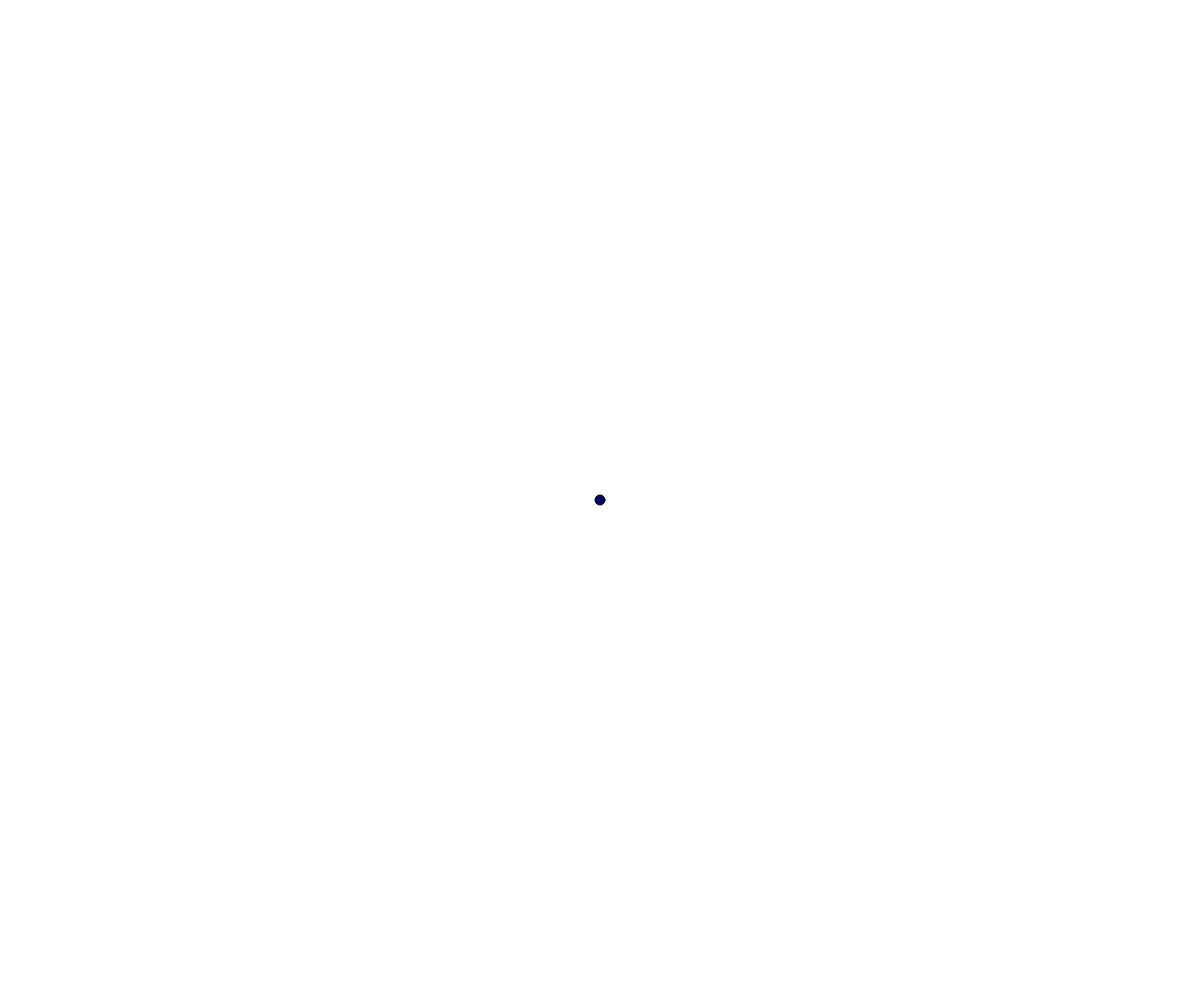
Frame 1 (no input)
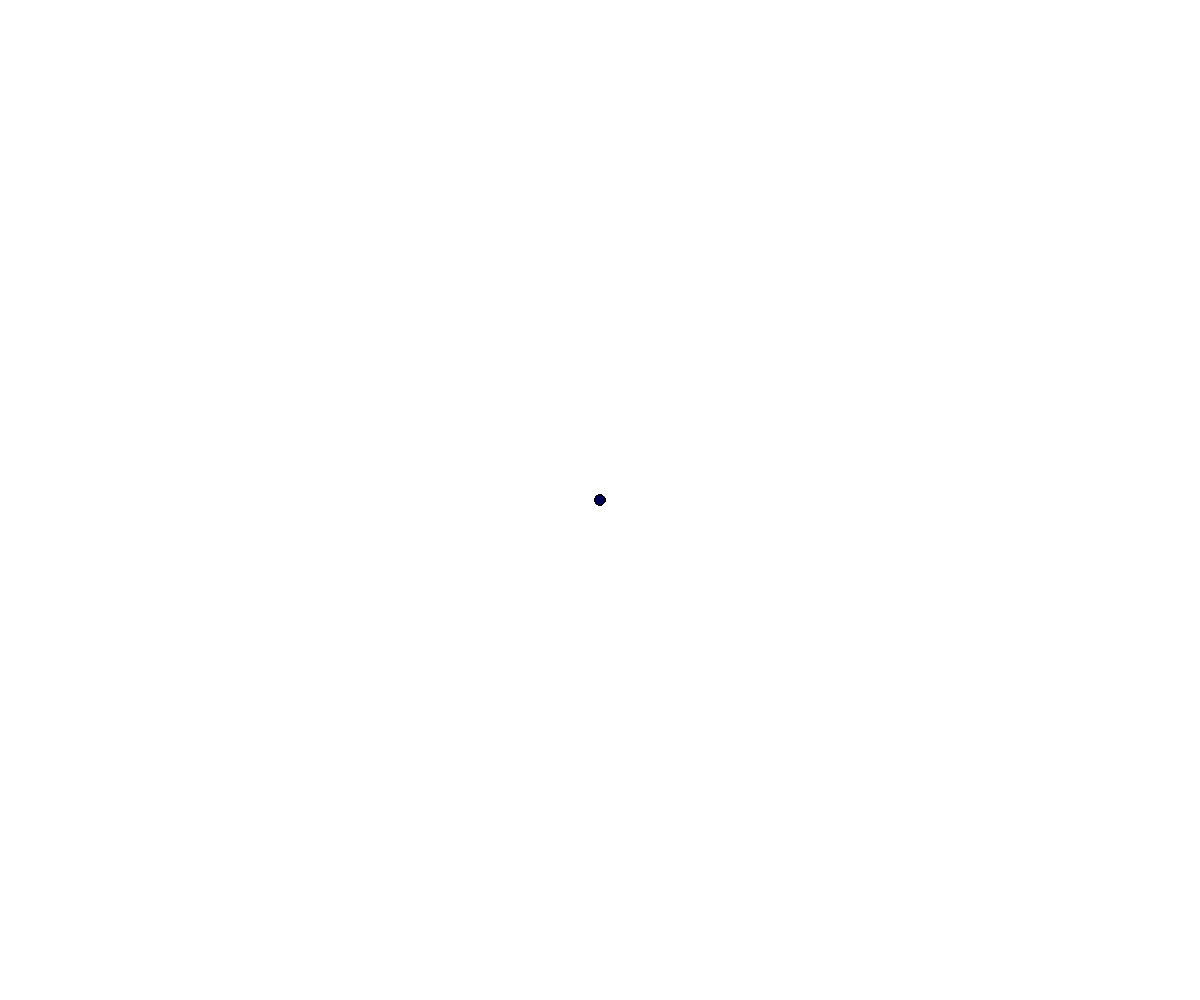
Frame 60 (no input)
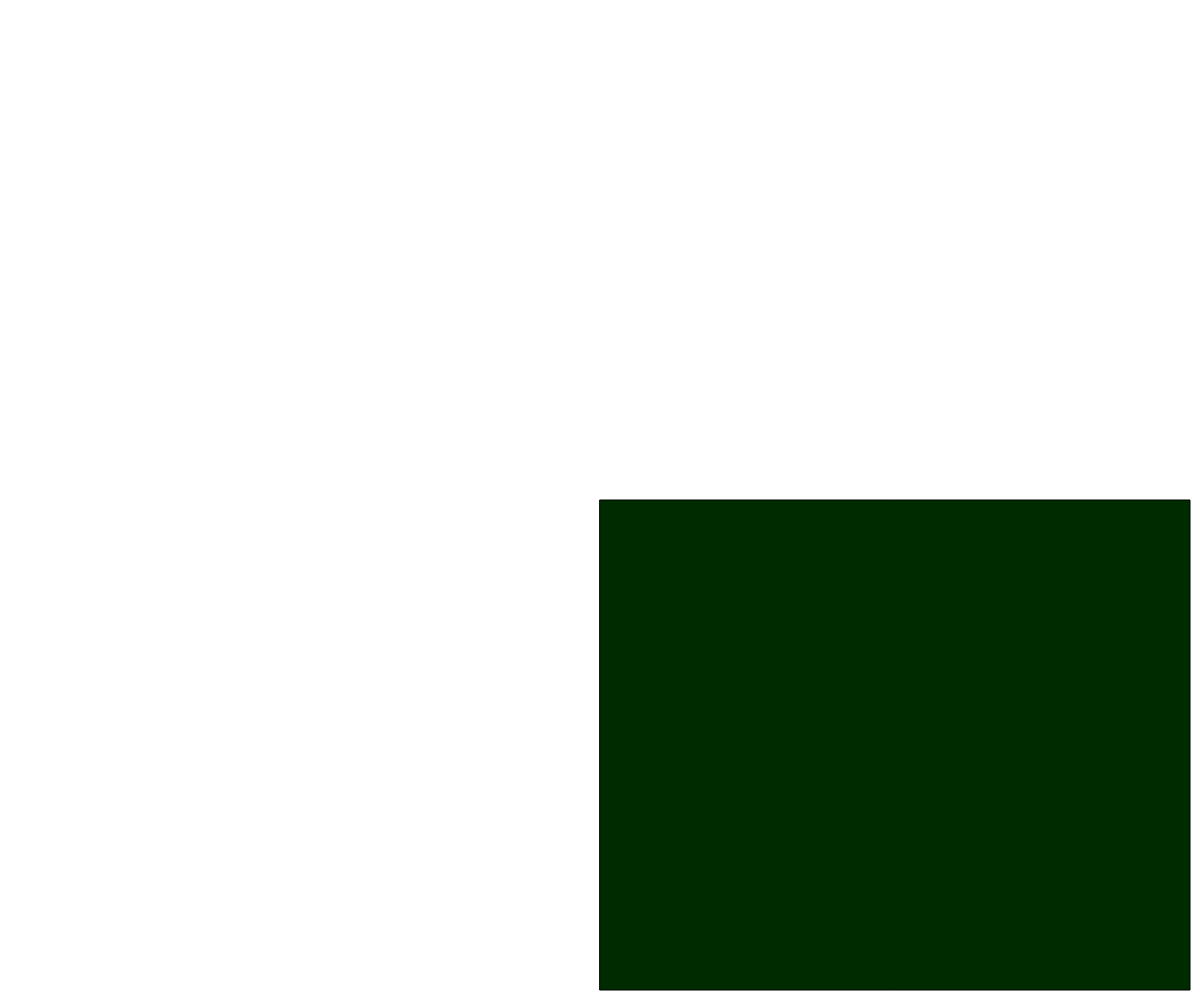
Frame 120 (the mouse pressed at the canvas centre since frame 60)

The p5.js sketch that drew these frames (run headless with seeded random() and noise() and a simulated clock; from frame 60 on, the mouse is pressed at the canvas centre):

// p5.js sketch
// ── sketch.js
var counter = 0;

function setup() {
    createCanvas(windowWidth, windowHeight);
}


function draw() {
    if (counter == 0) {
        fill(0, 0, random(150));
        ellipse(divide(width, 2), divide(height, 2), addition(mouseX, 10), addition(mouseY, 10));
    }
    if (counter == 1) {
        fill(0, random(215), 0);
        background(255);
        rect(mouseX, mouseY, subtraction(mouseX, 10), subtraction(mouseY, 10));
    }

    if (counter == 2) {
        background(70);
        for (var i = 0; i < multiply(mouseX, 2); i = i + 50) {
            for (var j = 0; j < multiply(mouseY, 2); j = j + 70) {
                fill(random(150), 0, 100);
                ellipse(i, j, 50, 50);
                i = i + 1;
                j = j + 1;
            }
        }
    }
    if (counter == 3) {
        background(0);
        stroke(0, 0, random(200));
        strokeWeight(10);
        line(maximum(random(0, width), mouseX), random(0, height), maximum(random(width), mouseX), random(0, height));
        stroke(0, random(200), 0);
        line(minimum(random(0, height), mouseY), random(0, width), minimum(random(height), mouseY), random(0, width));


    }
    if (counter == 4) {
        noStroke();
        background(255);
        fill(0, 222, 0);
        for (var i = 0; i < width; i = i + 10) {
            arr = [random(50, width - 50)];
            harr = [random(50, height - 50)];
            ellipse(reverseArray(arr), reverseArray(harr), 50, 50)
        }
    }
}
/** This function takes in two float values and returns the sum of those two values
 *
 *  @param {number} x   This is the first float of the sum
 *  @param {number} y  This is the second float of the sum
 *  @return {number}        The sum of first and second as a float value
 */
function addition(x, y) {
    return x + y;
}
/** This function takes in two float values and returns the difference of those two values
 *
 *  @param {number} x   This is the first float of the difference
 *  @param {number} y  This is the second float of the difference
 *  @return {number}        The difference of first and second as a float value
 */
function subtraction(x, y) {
    return x - y;
}
/** This function takes in two float values and multiplies the two values
 *
 *  @param {number} x   This is the first float
 *  @param {number} y  This is the second float
 *  @return {number}        The multiplies answer of first and second as a float value
 */
function multiply(x, y) {
    return x * y;
}
/** This function takes in two float values and divides those two values
 *
 *  @param {number} x   This is the dividend
 *  @param {number} y  This is the divisor
 *  @return {number}        The divided answer of first and second as a float value
 */
function divide(x, y) {
    return x / y;
}
/** This function takes in two float values and returns the larger of those two values
 *
 *  @param {number} x   This is the first float
 *  @param {number} y  This is the second float
 *  @return {number}        The larger of first and second as a float value
 */
function maximum(x, y) {
    if (x > y) {
        return x;
    }
    else y;
}
/** This function takes in two float values and returns the smaller of the two values
 *
 *  @param {number} x   This is the first float
 *  @param {number} y  This is the second float
 *  @return {number}        The smaller first and second as a float value
 */
function minimum(x, y) {
    if (x > y) {
        return y;
    }
    else x;
}

/**
 * This function takes in an array and reverses it.
 * @param {Array} x this is the values in the array
 * @return {Array}  the reversed values of x
 */
function reverseArray(x) {
    newArray = [];
    for (var i = x.length - 1; i >= 0; i--) {
        newArray.push(x[i]);
    }
    return newArray;
}

function mousePressed() {
    counter = counter + 1;
    if (counter > 4) {
        counter = 0;
    }
}
